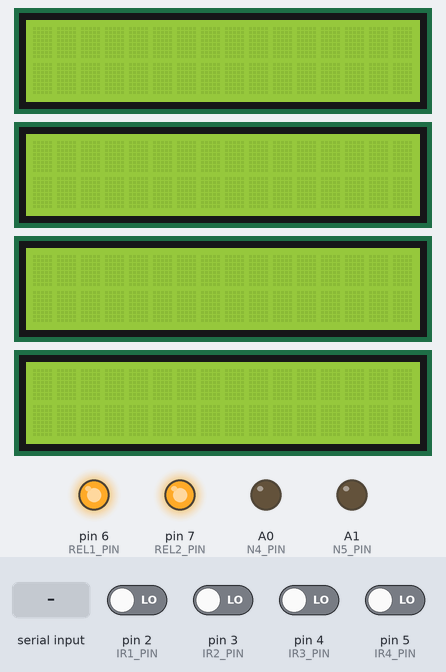
The sketch below on a simulated Arduino Nano, built with avr-gcc and run on an emulated ATmega328P. Shown: 4 × 16×2 character LCD, output pins drawn as LEDs (lit = HIGH). The inputs (shaded band) are chosen by the test bench; at power-on: pin 2 (IR1_PIN), pin 3 (IR2_PIN), pin 4 (IR3_PIN), pin 5 (IR4_PIN) LOW. Pins used as bus, display or sensor lines are not drawn; what the sketch prints to the serial monitor is not drawn.

Above: at 1.4 s.
1.5 s: pin 3 (IR2_PIN) driven HIGH
At 4.1 s:
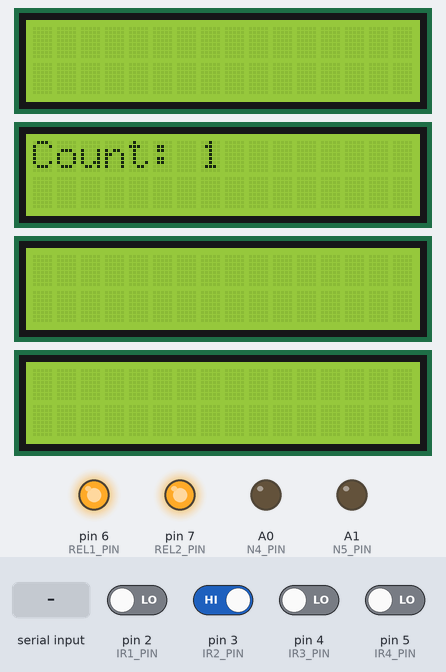
4.5 s: pin 2 (IR1_PIN) driven HIGH and pin 4 (IR3_PIN) driven HIGH
7.5 s: pin 5 (IR4_PIN) driven HIGH
At 8.4 s:
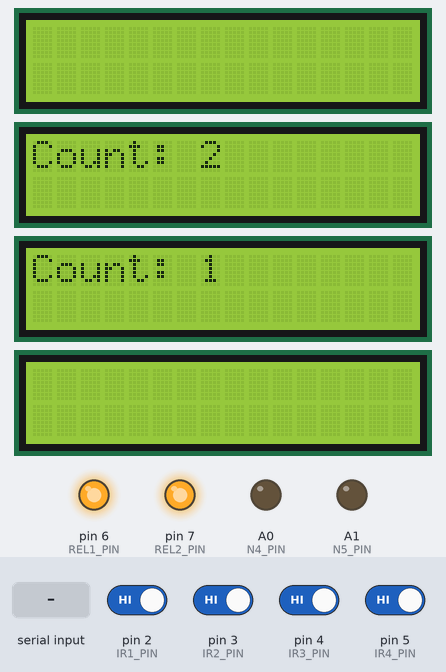
10.5 s: "class1" received over Serial
13.5 s: "pass" received over Serial
At 22.7 s:
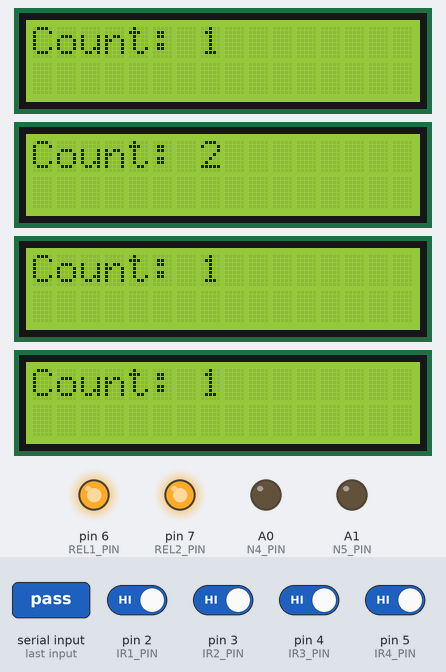
Timing chart, 0 to 24.2 s (numbered marks = the images above; inputs shaded):
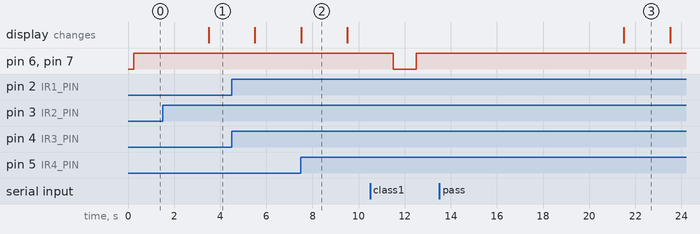

The sketch:

system-main.ino
```cpp
#include <LiquidCrystal.h>  // For LCD display

// Pin Definitions
#define IR1_PIN 2
#define IR2_PIN 3
#define IR3_PIN 4
#define IR4_PIN 5

#define REL1_PIN 6
#define REL2_PIN 7
#define REL3_PIN 8
#define REL4_PIN 9
#define REL5_PIN 10

// Communication Pins for Arduino Nanos (N1-N5)
#define N1_PIN 11
#define N2_PIN 12
#define N3_PIN 13
#define N4_PIN A0
#define N5_PIN A1

// LCD Pins (if using 4-bit mode, adjust accordingly)
LiquidCrystal lcd1(8, 9, 10, 11, 12, 13);  // Adjust pin numbers according to your setup
LiquidCrystal lcd2(8, 9, 10, 11, 12, 13);
LiquidCrystal lcd3(8, 9, 10, 11, 12, 13);
LiquidCrystal lcd4(8, 9, 10, 11, 12, 13);

int parcelCount1 = 0;
int parcelCount2 = 0;
int parcelCount3 = 0;
int parcelCount4 = 0;

void setup() {
  // Initialize Serial communication
  Serial.begin(9600);

  // Initialize Relay pins
  pinMode(REL1_PIN, OUTPUT);
  pinMode(REL2_PIN, OUTPUT);
  pinMode(REL3_PIN, OUTPUT);
  pinMode(REL4_PIN, OUTPUT);
  pinMode(REL5_PIN, OUTPUT);

  // Initialize IR sensor pins
  pinMode(IR1_PIN, INPUT);
  pinMode(IR2_PIN, INPUT);
  pinMode(IR3_PIN, INPUT);
  pinMode(IR4_PIN, INPUT);

  // Initialize Nano communication pins
  pinMode(N1_PIN, OUTPUT);
  pinMode(N2_PIN, OUTPUT);
  pinMode(N3_PIN, OUTPUT);
  pinMode(N4_PIN, OUTPUT);
  pinMode(N5_PIN, OUTPUT);

  // Initialize LCDs
  lcd1.begin(16, 2);
  lcd2.begin(16, 2);
  lcd3.begin(16, 2);
  lcd4.begin(16, 2);

  // Set initial Relay state (start system with rel1 & rel2 high)
  digitalWrite(REL1_PIN, HIGH);
  digitalWrite(REL2_PIN, HIGH);
}

void loop() {
  // IR1 detection
  if (digitalRead(IR1_PIN) == HIGH) {
    delay(2000); // Delay for 2 seconds

    // Set rel1 & rel2 low
    digitalWrite(REL1_PIN, LOW);
    digitalWrite(REL2_PIN, LOW);

    // Run script.py and get the result (simulation)
    String result = runScript("script.py");

    // Class 1 logic
    if (result == "class1") {
      handleClass1();
    }
    // Class 2 logic
    else if (result == "class2") {
      handleClass2();
    }
    // Class 3 logic
    else if (result == "class3") {
      handleClass3();
    }

    // Increment the parcel count for IR1
    parcelCount1++;
    lcd1.setCursor(0, 0);
    lcd1.print("Count: ");
    lcd1.print(parcelCount1);
  }

  // IR2 detection logic
  if (digitalRead(IR2_PIN) == HIGH) {
    delay(2000);

    parcelCount2++;
    lcd2.setCursor(0, 0);
    lcd2.print("Count: ");
    lcd2.print(parcelCount2);
  }

  // IR3 detection logic
  if (digitalRead(IR3_PIN) == HIGH) {
    delay(2000);

    parcelCount3++;
    lcd3.setCursor(0, 0);
    lcd3.print("Count: ");
    lcd3.print(parcelCount3);
  }

  // IR4 detection logic
  if (digitalRead(IR4_PIN) == HIGH) {
    delay(2000);

    parcelCount4++;
    lcd4.setCursor(0, 0);
    lcd4.print("Count: ");
    lcd4.print(parcelCount4);
  }
}

// Function to handle Class 1 logic
void handleClass1() {
  sendSignalToNano(N1_PIN, "rotate");  // Send rotate signal to N1

  // Wait for N1 response (success)
  waitForNanoResponse();

  // Set rel1 and rel2 high until IR2 detects an object
  digitalWrite(REL1_PIN, HIGH);
  digitalWrite(REL2_PIN, HIGH);

  while (digitalRead(IR2_PIN) == LOW);  // Wait until IR2 is HIGH

  // Send signal to N1 to reset motor
  sendSignalToNano(N1_PIN, "reset");
  waitForNanoResponse();

  // Trigger rel3 for 2 seconds
  digitalWrite(REL3_PIN, HIGH);
  delay(2000);
  digitalWrite(REL3_PIN, LOW);

  // Run script2.py and check the result
  String result = runScript("script2.py");

  if (result == "pass") {
    digitalWrite(REL3_PIN, HIGH);
    delay(5000);
    digitalWrite(REL3_PIN, LOW);
  } else {
    sendSignalToNano(N3_PIN, "rotate");
    waitForNanoResponse();

    digitalWrite(REL3_PIN, HIGH);
    delay(10000);
    digitalWrite(REL3_PIN, LOW);

    sendSignalToNano(N3_PIN, "reset");
    waitForNanoResponse();
  }
}

// Function to handle Class 2 logic
void handleClass2() {
  sendSignalToNano(N2_PIN, "rotate");
  waitForNanoResponse();

  digitalWrite(REL1_PIN, HIGH);
  digitalWrite(REL2_PIN, HIGH);

  while (digitalRead(IR3_PIN) == LOW);  // Wait for IR3 to detect object

  sendSignalToNano(N2_PIN, "reset");
  waitForNanoResponse();

  digitalWrite(REL4_PIN, HIGH);
  delay(2000);
  digitalWrite(REL4_PIN, LOW);

  String result = runScript("script3.py");

  if (result == "pass") {
    digitalWrite(REL4_PIN, HIGH);
    delay(5000);
    digitalWrite(REL4_PIN, LOW);
  } else {
    sendSignalToNano(N4_PIN, "rotate");
    waitForNanoResponse();

    digitalWrite(REL4_PIN, HIGH);
    delay(10000);
    digitalWrite(REL4_PIN, LOW);

    sendSignalToNano(N4_PIN, "reset");
    waitForNanoResponse();
  }
}

// Function to handle Class 3 logic
void handleClass3() {
  digitalWrite(REL1_PIN, HIGH);
  digitalWrite(REL2_PIN, HIGH);

  while (digitalRead(IR3_PIN) == LOW);  // Wait for IR3

  digitalWrite(REL1_PIN, LOW);
  digitalWrite(REL2_PIN, LOW);

  digitalWrite(REL5_PIN, HIGH);
  delay(2000);
  digitalWrite(REL5_PIN, LOW);

  String result = runScript("script4.py");

  if (result == "pass") {
    digitalWrite(REL5_PIN, HIGH);
    delay(5000);
    digitalWrite(REL5_PIN, LOW);
  } else {
    sendSignalToNano(N5_PIN, "rotate");
    waitForNanoResponse();

    digitalWrite(REL5_PIN, HIGH);
    delay(10000);
    digitalWrite(REL5_PIN, LOW);

    sendSignalToNano(N5_PIN, "reset");
    waitForNanoResponse();
  }
}

// Function to simulate running a Python script and getting a result
String runScript(String scriptName) {
  // Simulate running a script and getting a result
  if (scriptName == "script.py") {
    return "class1";  // Replace with actual logic to run script
  } else if (scriptName == "script2.py") {
    return "pass";
  } else if (scriptName == "script3.py") {
    return "pass";
  } else if (scriptName == "script4.py") {
    return "npass";
  }
  return "";
}

// Function to send a signal to a Nano
void sendSignalToNano(int nanoPin, String command) {
  Serial.println(command);  // Send the command to the specific Nano
}

// Function to wait for a response from a Nano
void waitForNanoResponse() {
  while (Serial.available() == 0);  // Wait for response
  String response = Serial.readString();
  Serial.println(response);  // Debug response
}
```

Measured:
- after the input at 1.5 s, the display: changes after 2.0 s (image 1)
- after the input at 7.5 s, pin 6 (REL1_PIN), pin 7 (REL2_PIN): stays HIGH (without the input it goes to LOW after 2.0 s)
- after the input at 13.5 s, the display: changes after 8.0 s (image 3)
- what the display in image 2 shows lasts 2.0 s, from 7.5 s to 9.5 s
